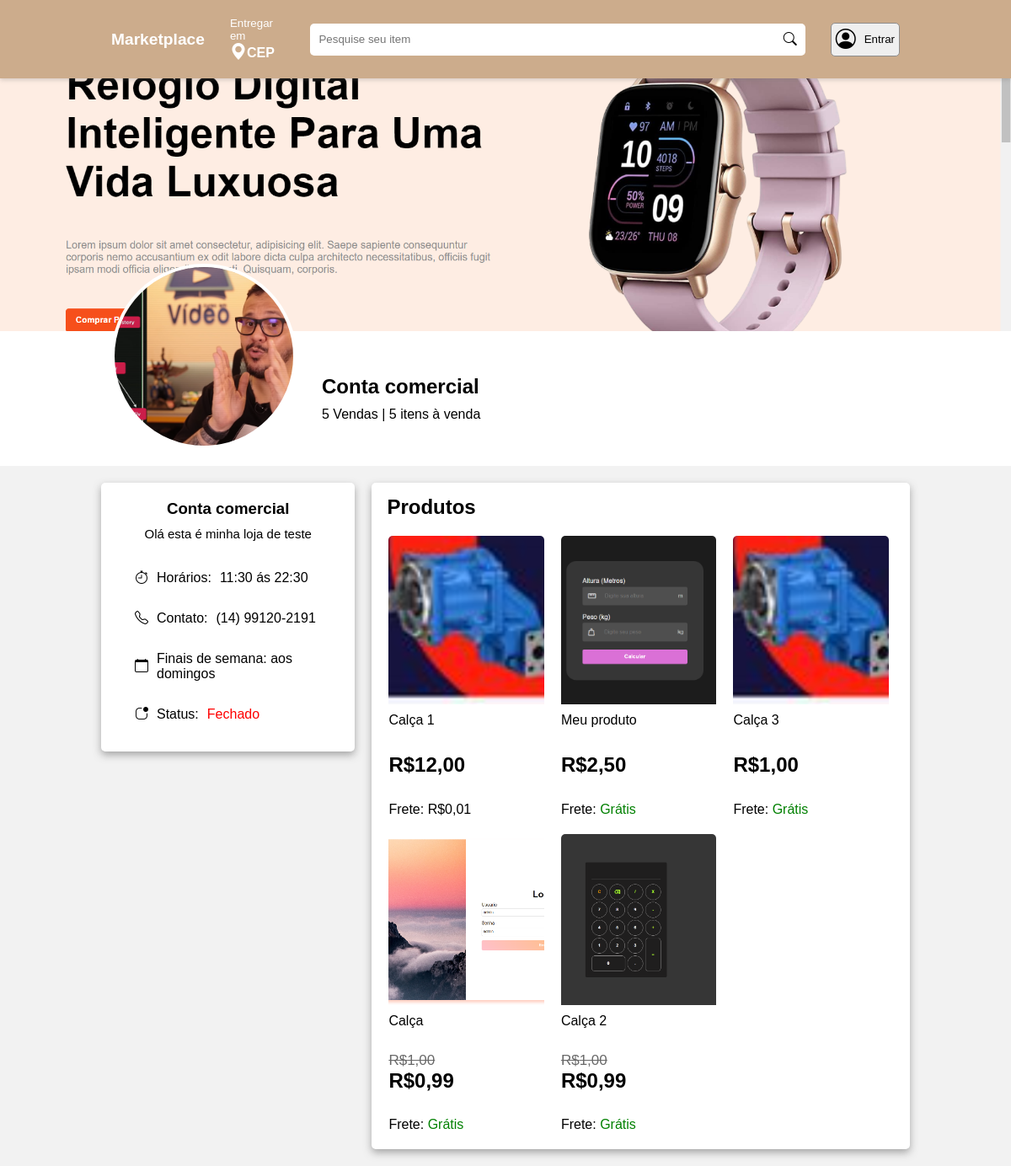
The page /marketplace/vendedor/?nome=conta_comercial on the database its author committed.
### tables this page shows
CREATE TABLE IF NOT EXISTS `vendedores` (
  `id_vendedor` int NOT NULL AUTO_INCREMENT,
  `nome_vendedor` varchar(180) NOT NULL,
  `nome_url` varchar(185) NOT NULL,
  `cpf` varchar(11) NOT NULL,
  `admin` varchar(5) NOT NULL,
  `email` varchar(200) NOT NULL,
  `senha` varchar(255) NOT NULL,
  `telefone` varchar(11) NOT NULL,
  `telefone_contato` varchar(14) NOT NULL,
  `endereco` varchar(200) NOT NULL,
  `bairro` varchar(100) NOT NULL,
  `cidade` varchar(100) NOT NULL,
  `UF` varchar(2) NOT NULL,
  `CEP` varchar(9) NOT NULL,
  `num_residencia` int NOT NULL,
  `foto` varchar(300) NOT NULL,
  `banner` varchar(255) NOT NULL,
  `itens_a_venda` int NOT NULL,
  `vendas` int NOT NULL,
  `apresentacao` varchar(220) NOT NULL,
  `abertura` time NOT NULL,
  `fechamento` time NOT NULL,
  `final_semana` varchar(100) NOT NULL,
  PRIMARY KEY (`id_vendedor`)
);

CREATE TABLE IF NOT EXISTS `produtos` (
  `id` int NOT NULL AUTO_INCREMENT,
  `id_vendedor` int NOT NULL,
  `produto_nome` varchar(180) NOT NULL,
  `categoria` varchar(20) NOT NULL,
  `genero` varchar(9) NOT NULL,
  `condicao` varchar(8) NOT NULL,
  `cores_disponiveis` varchar(1000) NOT NULL,
  `tamanhos_disponiveis` varchar(1000) NOT NULL,
  `descricao` varchar(300) NOT NULL,
  `preco` decimal(10,2) NOT NULL,
  `frete` double(10,2) NOT NULL,
  `quantidade_vendas` int NOT NULL,
  `data_inicio_promocao` date NOT NULL,
  `data_final_promocao` date NOT NULL,
  `valor_promocao` decimal(10,2) NOT NULL,
  `prazo_entrega` int NOT NULL,
  `foto_1` varchar(250) NOT NULL,
  `foto_2` varchar(250) NOT NULL,
  `foto_3` varchar(250) NOT NULL,
  PRIMARY KEY (`id`)
);

### marketplace/vendedor/index.php (the view, shortened to what this page needs)
<?php
    include_once"../conexao.php";
    $nomeVendedor = trim($_GET['nome'] ?? '');
    $sql = $conexao->prepare(
                           "SELECT vendedores.id_vendedor, vendedores.nome_vendedor, vendedores.banner, vendedores.foto, vendedores.apresentacao, vendedores.telefone_contato, vendedores.abertura, vendedores.fechamento, vendedores.vendas, vendedores.itens_a_venda, vendedores.final_semana,
                            produtos.id, produtos.produto_nome, produtos.categoria, produtos.foto_1, produtos.preco, produtos.valor_promocao, produtos.frete, produtos.descricao
                            FROM vendedores
                            LEFT JOIN produtos ON produtos.id_vendedor = vendedores.id_vendedor
                            WHERE vendedores.nome_url = ?");
    $sql->bind_param('s', $nomeVendedor);
    $sql->execute();
    $resultado = $sql->get_result();
    while($row = $resultado->fetch_assoc()){
        $dados[] = $row;
    }
    $abertura = !($dados[0]['abertura'] == '00:00:00') ? $dados[0]['abertura'] : '08:00:00';
    $fechamento = !($dados[0]['fechamento']  == '00:00:00') ? $dados[0]['fechamento'] : '16:00:00';    ;
    $horarioAtual = date('H:i:s');
    $diaAtual = strtolower(date('l'));
    if($horarioAtual > $abertura && $horarioAtual < $fechamento){
        $statusHora = 'aberto';
    }else{
        $statusHora = 'fechado';
    }
    if($diaAtual == 'saturday' && ($dados[0]['final_semana'] == 'sabado' || $dados[0]['final_semana'] == 'sim')){
        $statusDia = 'aberto';
    }else if($diaAtual == 'sunday' && ($dados[0]['final_semana'] == 'domingo' || $dados[0]['final_semana'] == 'sim')){
        $statusDia = 'aberto';
    }else{
        $statusDia = 'fechado';
    }
    if($statusHora == 'aberto' && $statusDia == 'aberto' ){
        $status = 'Aberto';
    }else{
        $status = 'Fechado';
    }
?>
<!DOCTYPE html>
<html lang="pt-br">
<head>
    <link rel="stylesheet" href="https://cdn.jsdelivr.net/npm/bootstrap-icons@1.11.3/font/bootstrap-icons.min.css">
    <link rel="stylesheet" href="style.css">
</head>
<body>
    <header>
        <span onclick="window.location.href='../index.php'">Marketplace</span>
        <?php
            if(!isset($_SESSION['cep'])){
                echo '
                <button id="cepBtn"'.(isset($_SESSION['id']) ? 'onclick="window.location.href=\'../cep\'"' : 'onclick="window.location.    href=\'../login\'"').'>
                    <p>Entregar em</p>
                    <strong><i class="bi bi-geo-alt-fill"></i></i>CEP</strong>
                </button>';
            }else{
                echo '
                <button id="cepBtn">
                    <p>Entregar em</p>
                    <strong><i class="bi bi-geo-alt-fill"></i>'.$_SESSION['cep'].'</strong>
                </button>';
            }
        ?>
        <div id="searchBox">
            <input type="text" placeholder="Pesquise seu item" id="searchInput">
            <i class="bi bi-search" id="searchIcon"></i>
        </div>
        <div id="userBox">
            <?php
                if(!isset($_SESSION['id'])){
                    echo '
                        <button id="userLogin" onclick="window.location.href=\'../login\'">
                            <i class="bi bi-person-circle"></i>
                            <p>Entrar</p>
                        </button>
                    ';
                }
            ?>
        </div>
    </header>
    <div class="container">
        <div id="banner">
            <?php
                if(!empty($dados[0]['banner'])){
                    echo '<img src="'.$dados[0]['banner'].'" alt="">';
                }else{
                    echo '<img src="http://localhost/marketplace/fotosUsuarios/bannerPadrao.png" alt="">';
                }
            ?>
        </div>
        <section>
            <div id="userInfos">
                <img src="<?=$dados[0]['foto']?>" alt="">
                <div id="text">
                    <h2><?=$dados[0]['nome_vendedor']?></h2>
                    <p><?=$dados[0]['vendas']?> Vendas | <?=$dados[0]['itens_a_venda']?> itens à venda</p>
                </div>
            </div>
        </section>
    </div>
    <section>
        <div id="apresentacaoBox">
            <div id="apresentacao">
                <h3><?=$dados[0]['nome_vendedor']?></h3>
                <p><?=$dados[0]['apresentacao']?></p>
            </div>
            <ul>
                <li>
                    <i class="bi bi-stopwatch"></i>
                    <p>Horários:</p>
                    <span> <?= date('H:i', strtotime($abertura))?> ás <?=date('H:i', strtotime($fechamento))?> </span>
                </li>
            <?php
                if($dados[0]['telefone_contato'] !== 'Não informado'){
                    echo '
                        <li>
                            <i class="bi bi-telephone"></i>
                            <p>Contato:</p>
                            <span id="telContato">'.$dados[0]['telefone_contato'].'</span>
                        </li>';
                }
            ?>
                <li>
                    <i class="bi bi-calendar"></i>
                    <p>
                        Finais de semana:
                        <?php
                            switch ($dados[0]['final_semana']){
                                case 'domingo':
                                    echo 'aos domingos';
                                    break;
                            }
                        ?>
                    </p>
                </li>
                <li>
                    <i class="bi bi-app-indicator"></i>
                    <p>Status:</p>
                    <span id="status" class="<?=($status == 'Aberto' ? 'green' : 'red')?>"><?=$status?></span>
                </li>
            </ul>
        </div>
        <div id="prdoutosBox">
            <h2>Produtos</h2>
            <ul>
                <?php
                    if($dados[0]['id']){
                        foreach($dados as $dadosProduto){
                            if(!empty($dadosProduto)){
                                echo '
                                    <li  onclick="window.location.href=\'../venda/index.php?id_produto='.htmlspecialchars($dadosProduto['id']).'&categoria='.htmlspecialchars($dadosProduto['categoria']).'\'">
                                        <img src="'.$dadosProduto['foto_1'].'" alt="">
                                        <div class="produtoInfos">
                                            <p>'.$dadosProduto['produto_nome'].'</p>
                                            <div class="controlePreco">
                                ';
                                            if($dadosProduto['valor_promocao'] > 0){
                                                echo '
                                                    <span>R$'.number_format($dadosProduto['preco'], 2, ",", ".").'</span>
                                                    <strong>R$'.number_format($dadosProduto['valor_promocao'], 2, ",", ".").'</strong>
                                                ';
                                            }else{
                                                echo '<strong>R$'.number_format($dadosProduto['preco'], 2, ",", ".").'</strong>';
                                            }
                                echo '
                                            </div>
                                            <p class="frete">Frete: <span
                                            '.($dadosProduto['frete'] > 0 ? '' : 'class="green"').'>
                                            '.($dadosProduto['frete'] > 0 ? 'R$'.number_format($dadosProduto['frete'], 2, ",", ".") : 'Grátis').'
                                            </span></p>
                                    ';
                                echo '
                                        </div>
                                    </li>
                                ';
                            }
                        }
                    }else{
                        echo '<h3>Este vendedor ainda não tem produtos</h3>';
                    }
                ?>
            </ul>
        </div>
    </section>
</body>
</html>

### marketplace/vendedor/style.css (style rules this page uses)
* { padding: 0; margin: 0; box-sizing: border-box; font-family: sans-serif; }
body { background-color: #f2f2f2; }
body > .container { max-width: 100vw; background-color: #fff; }
header { position: sticky; top: 0; display: flex; align-items: center; justify-content: space-between; padding: 20px 11%; gap: 30px; background-color: #ccac8c; z-index: 1001; box-shadow: 0px 2px 5px rgba(123, 123, 123, 0.3); }
header > span { cursor: pointer; font-weight: bold; color: #fff; font-size: larger; }
#cepBtn { border: none; text-align: left; background-color: transparent; cursor: pointer; display: flex; flex-direction: column; color: #fff; }
#cepBtn > strong { font-size: medium; }
#cepBtn > strong > i { font-size: 20px; }
#searchBox { width: 70%; display: flex; flex-direction: row; background-color: #fff; padding: 10px; border-radius: 5px; }
#searchBox > #searchInput { width: 100%; border: none; outline: none; cursor: pointer; }
.bi-search { cursor: pointer; }
#userBox { display: flex; gap: 15px; align-items: center; justify-content: center; }
#userLogin { display: flex; align-items: center; justify-content: center; gap: 10px; border-radius: 5px; padding: 5px; border: 1px solid #8d8c8c; cursor: pointer; }
#userLogin > .bi-person-circle { font-size: 24px; }
.container > #banner { width: 100%; height: 300px; }
.container > #banner > img { width: 100%; height: 100%; object-fit: cover; }
.container > section { width: 100%; padding: 20px 11%; }
.container > section > #userInfos { display: flex; gap: 30px; align-items: center; }
.container > section > #userInfos > img { width: 220px; height: 220px; object-fit: cover; border-radius: 50%; border: 4px solid #fff; margin-top: -100px; }
.container > section > #userInfos > #text > p { margin-top: 10px; }
body > section { display: flex; padding: 20px 10%; gap: 20px; }
#apresentacaoBox { position: sticky; top: 95px; background-color: #fff; box-shadow: 0px 4px 10px rgba(89, 89, 89, 0.5); border-radius: 5px; padding: 20px; height: fit-content; width: 32%; }
#apresentacaoBox > #apresentacao > h3 { text-align: center; }
#apresentacaoBox > #apresentacao > p { font-size: 15px; margin: 10px 0px; text-align: center; word-wrap: break-word; min-height: fit-content; }
#apresentacaoBox > ul { list-style: none; margin-top: 20px; }
#apresentacaoBox > ul > li { padding: 15px 20px; display: flex; gap: 10px; align-items: center; cursor: default; }
section > #prdoutosBox { background-color: #fff; border-radius: 5px; box-shadow: 0px 4px 10px rgba(89, 89, 89, 0.5); max-width: 68%; width: 68%; }
section > #prdoutosBox > h2 { margin-top: 15px; margin-left: 18px; }
section > #prdoutosBox > ul { padding: 20px; width: 100%; display: flex; flex-wrap: wrap; list-style: none; cursor: pointer; gap: 20px; }
section > #prdoutosBox > ul > li { display: flex; flex-direction: column; cursor: pointer; min-height: 200px; width: calc(33.33% - 15px); border-radius: 5px; }
section > #prdoutosBox > ul > li > img { width: 100%; height: 240px; min-height: 200px; object-fit: cover; border-radius: 5px 5px 0px 0px; }
section > #prdoutosBox > ul > li > .produtoInfos { display: flex; flex-direction: column; gap: 10px; }
section > #prdoutosBox > ul > li > .produtoInfos > .controlePreco { display: flex; flex-direction: column; }
section > #prdoutosBox > ul > li > .produtoInfos > .controlePreco > strong { font-size: x-large; }
section > #prdoutosBox > ul > li > .produtoInfos > .controlePreco > span { font-size: 17px; text-decoration: line-through; color: #696969; }
section > #prdoutosBox > ul > li > .produtoInfos { display: flex; flex-direction: column; justify-content: space-between; padding-top: 10px; height: 50%; }
.green { color: green; }
.red { color: red; }

### rows shown on the page
vendedores: banner (picture), foto (picture), nome_vendedor "Conta comercial", vendas "5", itens_a_venda "5", apresentacao "Olá esta é minha loja de teste", abertura "11:30", fechamento "22:30", status "Fechado"
produtos: foto_1 (picture), produto_nome "Calça 1", preco "12,00", frete "0,01"
produtos: foto_1 (picture), produto_nome "Meu produto", preco "2,50", frete "Grátis"
produtos: foto_1 (picture), produto_nome "Calça 3", preco "1,00", frete "Grátis"
produtos: foto_1 (picture), produto_nome "Calça", preco "1,00", valor_promocao "0,99", frete "Grátis"
produtos: foto_1 (picture), produto_nome "Calça 2", preco "1,00", valor_promocao "0,99", frete "Grátis"
